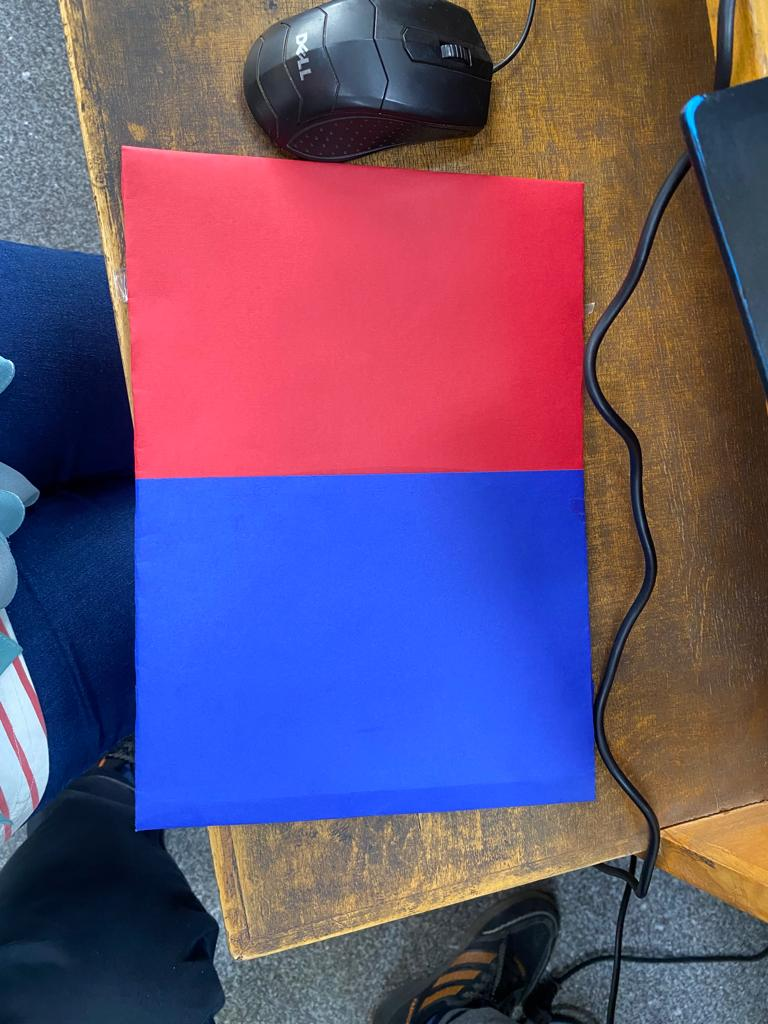
#> input picture src/WhatsApp Image 2023-04-12 at 2.58.23 PM (1).jpeg, 768 x 1024 px; its folder holds only this picture in this run
$ python -i pre.py   (imports and definitions only)
#> lines starting #> are read from the running program, lines starting #| are printed output that depends on the picture; after the words box and inside, x2 and y2 are one past the last pixel; in counts of white or black regions, pixels touching at a corner belong together
#> in process_image_file, org_image is the input picture: shape (1024, 768, 3); mean B, G, R 116.8, 82.4, 105.5
import cv2 as cv
import numpy as np
from skimage import measure
from matplotlib import pyplot as plt

from typing import Tuple, List

from utils import show_images

# Applies median filtering over given point
def median_filter(img: np.ndarray,
                  point: np.ndarray,
                  filter_size: int) -> List:
    indices = [[x, y]
               for x in range(point[1] - filter_size // 2, point[1] + filter_size // 2 + 1)
               for y in range(point[0] - filter_size // 2, point[0] + filter_size // 2 + 1)]

    indices = list(filter(lambda x: not (x[0] < 0 or x[1] < 0 or
                                         x[0] >= img.shape[0] or
                                         x[1] >= img.shape[1]), indices))

    pixel_values = [0, 0, 0]

    # Find the median of pixel values
    for channel in range(3):
        pixel_values[channel] = list(img[index[0], index[1], channel] for index in indices)
    pixel_values = list(np.median(pixel_values, axis=1))

    return pixel_values


# Applies median filtering on given contour pixels, the filter size is adjustable
def edge_median_filter(img: np.ndarray,
                       contours_list: tuple,
                       filter_size: int = 7) -> np.ndarray:
    temp_img = np.copy(img)

    for partition in contours_list:
        for point in partition:
            temp_img[point[0][1]][point[0][0]] = median_filter(img,
                                                               point[0],
                                                               filter_size)

    return cv.cvtColor(temp_img, cv.COLOR_HSV2BGR)


# [58 lines left out: functions display_region, correct_region_lab, not called in this run]


def correct_region_bgr(org_img: np.ndarray,
                       shadow_clear_img: np.ndarray,
                       shadow_indices: np.ndarray,
                       non_shadow_indices: np.ndarray) -> np.ndarray:
    # Calculate average BGR values in current shadow region and non-shadow areas
    shadow_average_bgr = np.mean(org_img[shadow_indices[0], shadow_indices[1], :], axis=0)

    # Get the average BGR from border areas
    border_average_bgr = np.mean(org_img[non_shadow_indices[0], non_shadow_indices[1], :], axis=0)
    bgr_ratio = border_average_bgr / shadow_average_bgr

    # Adjust BGR
    shadow_clear_img[shadow_indices[0], shadow_indices[1]] = np.uint8(
        shadow_clear_img[shadow_indices[0],
                         shadow_indices[1]] * bgr_ratio)

    return shadow_clear_img
def process_regions(org_image: np.ndarray,
                    mask: np.ndarray,
                    lab_adjustment: bool,
                    shadow_dilation_kernel_size: int,
                    shadow_dilation_iteration: int,
                    shadow_size_threshold: int,
                    verbose: bool) -> np.ndarray:
    lab_img = cv.cvtColor(org_image, cv.COLOR_BGR2LAB)
    shadow_clear_img = np.copy(org_image)  # Used for constructing corrected image

    # We need connected components
    # Initialize the labels of the blobs in our binary image
    labels = measure.label(mask)

    non_shadow_kernel_size = (shadow_dilation_kernel_size, shadow_dilation_kernel_size)
    non_shadow_kernel = cv.getStructuringElement(cv.MORPH_ELLIPSE, non_shadow_kernel_size)

    CHANNEL_MAX = 255

    # Now, we will iterate over each label's pixels
    for label in np.unique(labels):
        if not label == 0:
            temp_filter = np.zeros(mask.shape, dtype="uint8")
            temp_filter[labels == label] = CHANNEL_MAX

            # Only consider blobs with size above threshold
            if cv.countNonZero(temp_filter) >= shadow_size_threshold:
                shadow_indices = np.where(temp_filter == CHANNEL_MAX)

                non_shadow_temp_filter = cv.dilate(temp_filter, non_shadow_kernel,
                                                   iterations=shadow_dilation_iteration)

                # Get the new set of indices and remove shadow indices from them
                non_shadow_temp_filter = cv.bitwise_xor(non_shadow_temp_filter, temp_filter)
                non_shadow_indices = np.where(non_shadow_temp_filter == CHANNEL_MAX)

                # Contours are used for extracting the edges of the current shadow region
                contours, hierarchy = cv.findContours(temp_filter, cv.RETR_TREE, cv.CHAIN_APPROX_SIMPLE)

                if lab_adjustment:
                    shadow_clear_img = correct_region_lab(lab_img, shadow_clear_img,
                                                          shadow_indices, non_shadow_indices)
                else:
                    shadow_clear_img = correct_region_bgr(org_image, shadow_clear_img,
                                                          shadow_indices, non_shadow_indices)

                # Then apply median filtering over edges to smooth them
                # At least on the images I tried, this doesn't work as intended.
                # It is possible that this is the result of using a high frequency image only

                # Image is converted to HSV before filtering, as BGR components of the image
                # is more interconnected, therefore filtering each channel independently wouldn't be correct
                shadow_clear_img = edge_median_filter(cv.cvtColor(shadow_clear_img, cv.COLOR_BGR2HSV),
                                                      contours)
                if verbose:
                    display_region(org_image, shadow_clear_img, label, temp_filter, contours)

    return shadow_clear_img

def calculate_mask(org_image: np.ndarray,
                   ab_threshold: int,
                   region_adjustment_kernel_size: int) -> np.ndarray:
#> called with ab_threshold = 256, region_adjustment_kernel_size = 10
    lab_img = cv.cvtColor(org_image, cv.COLOR_BGR2LAB)
#> lab_img: shape (1024, 768, 3); mean of channels 0, 1, 2 104.5, 150.5, 116.9

    # Convert the L,A,B from 0 to 255 to 0 - 100 and -128 - 127 and -128 - 127 respectively
    l_range = (0, 100)
    ab_range = (-128, 127)

    lab_img = lab_img.astype('int16')
#> lab_img: shape (1024, 768, 3) int16; mean of channels 0, 1, 2 104.5, 150.5, 116.9
    lab_img[:, :, 0] = lab_img[:, :, 0] * l_range[1] / 255
#> lab_img: shape (1024, 768, 3) int16; mean of channels 0, 1, 2 40.5, 150.5, 116.9
    lab_img[:, :, 1] += ab_range[0]
#> lab_img: shape (1024, 768, 3) int16; mean of channels 0, 1, 2 40.5, 22.5, 116.9
    lab_img[:, :, 2] += ab_range[0]
#> lab_img: shape (1024, 768, 3) int16; mean of channels 0, 1, 2 40.5, 22.5, -11.1

    # Calculate the mean values of L, A and B across all pixels
    means = [np.mean(lab_img[:, :, i]) for i in range(3)]
#> means = [40.48, 22.45, -11.1]
    thresholds = [means[i] - (np.std(lab_img[:, :, i]) / 3) for i in range(3)]
#> thresholds = [34.52, 14.23, -24.4]

    # Apply threshold using only L
    if sum(means[1:]) <= ab_threshold:
        mask = cv.inRange(lab_img, (l_range[0], ab_range[0], ab_range[0]),
                                   (thresholds[0], ab_range[1], ab_range[1]))
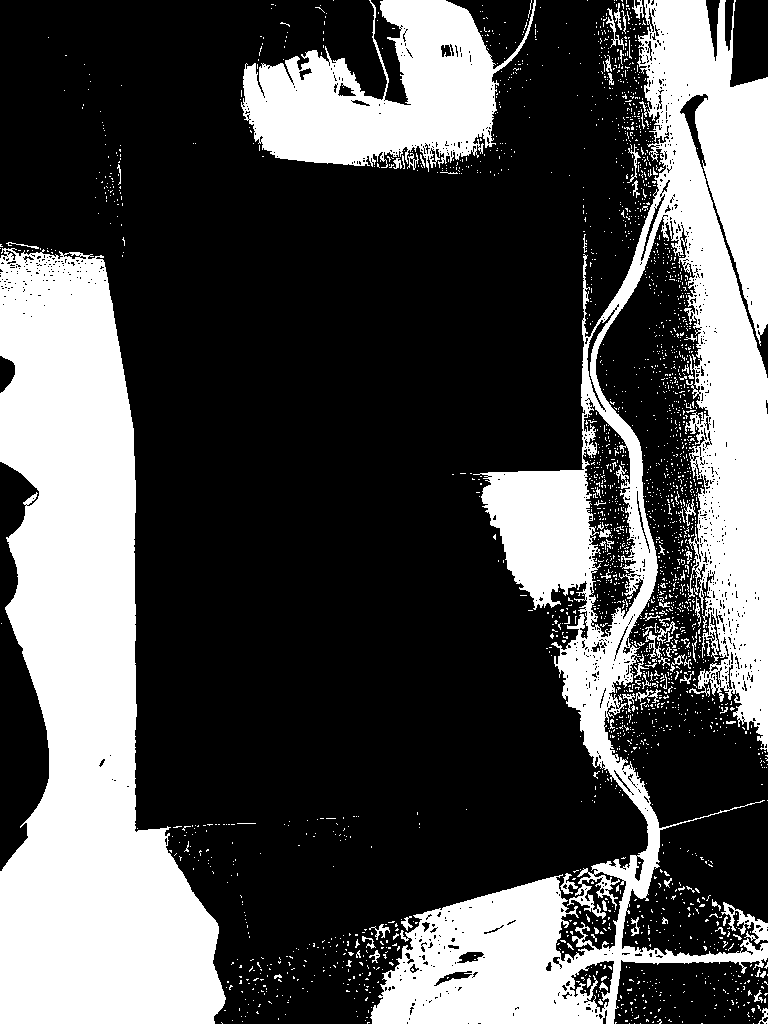
#> mask: shape (1024, 768); 31.7% white; 2452 white regions (2368 under 20 px), largest, box (x1, y1, x2, y2) and area: (370, 0, 768, 1024) 108423, (0, 248, 226, 1024) 102704, (241, 0, 536, 172) 26729
    else:  # Else, also consider B channel
        mask = cv.inRange(lab_img, (l_range[0], ab_range[0], ab_range[0]),
                                   (thresholds[0], ab_range[1], thresholds[2]))

    kernel_size = (region_adjustment_kernel_size, region_adjustment_kernel_size)
    kernel = cv.getStructuringElement(cv.MORPH_ELLIPSE, kernel_size)
    cv.morphologyEx(mask, cv.MORPH_CLOSE, kernel, mask)
    cv.morphologyEx(mask, cv.MORPH_OPEN, kernel, mask)
#> mask: shape (1024, 768); 38.9% white; 11 white regions, largest, box (x1, y1, x2, y2) and area: (334, 0, 768, 1024) 164402, (0, 244, 229, 1024) 104578, (243, 0, 525, 175) 30522

    return mask

def remove_shadows(org_image: np.ndarray,
                   ab_threshold: int,
                   lab_adjustment: bool,
                   region_adjustment_kernel_size: int,
                   shadow_dilation_iteration: int,
                   shadow_dilation_kernel_size: int,
                   shadow_size_threshold: int,
                   verbose: bool) -> Tuple[np.ndarray, np.ndarray]:
    mask = calculate_mask(org_image,
                          ab_threshold,
                          region_adjustment_kernel_size)

    shadow_clear_img = process_regions(org_image,
                                       mask,
                                       lab_adjustment,
                                       shadow_dilation_kernel_size,
                                       shadow_dilation_iteration,
                                       shadow_size_threshold,
                                       verbose)
#> in process_regions, `labels = measure.label(mask)`:
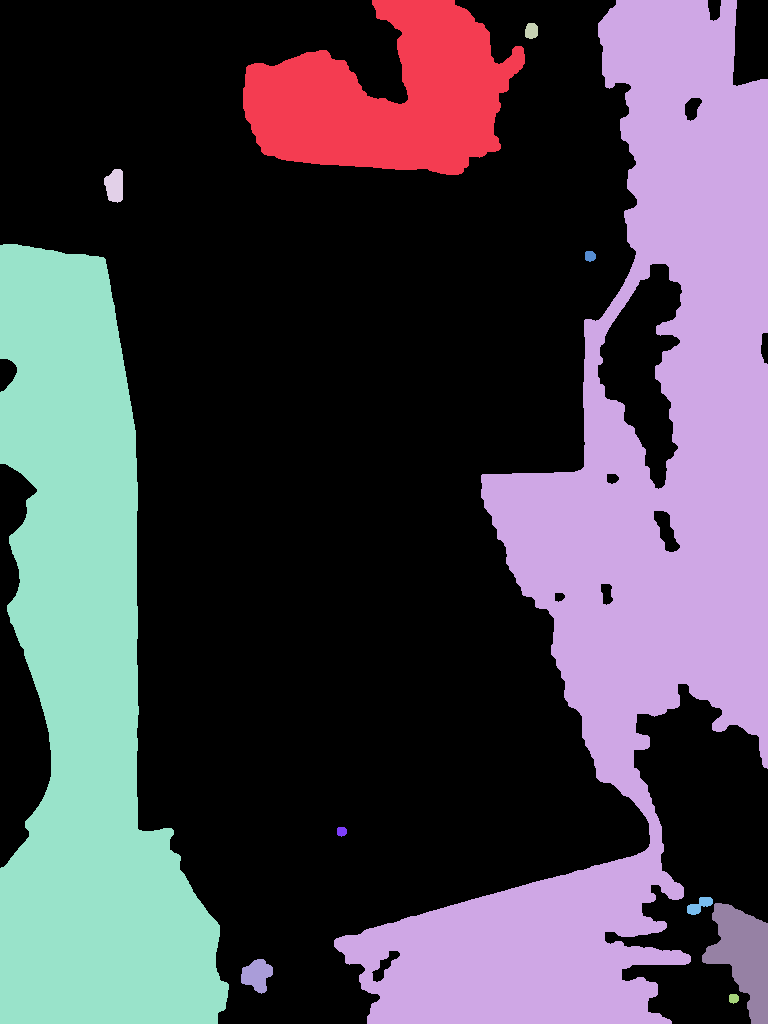
#> labels: shape (1024, 768) int64; 12 distinct labels, from 0 to 11; one colour per label, 0 black
#> the loop in process_regions, `for label in np.unique(labels):` made 12 passes
#> pass 2, in process_regions, `shadow_clear_img = correct_region_bgr(org_image, shadow_clear_img, sha..`:
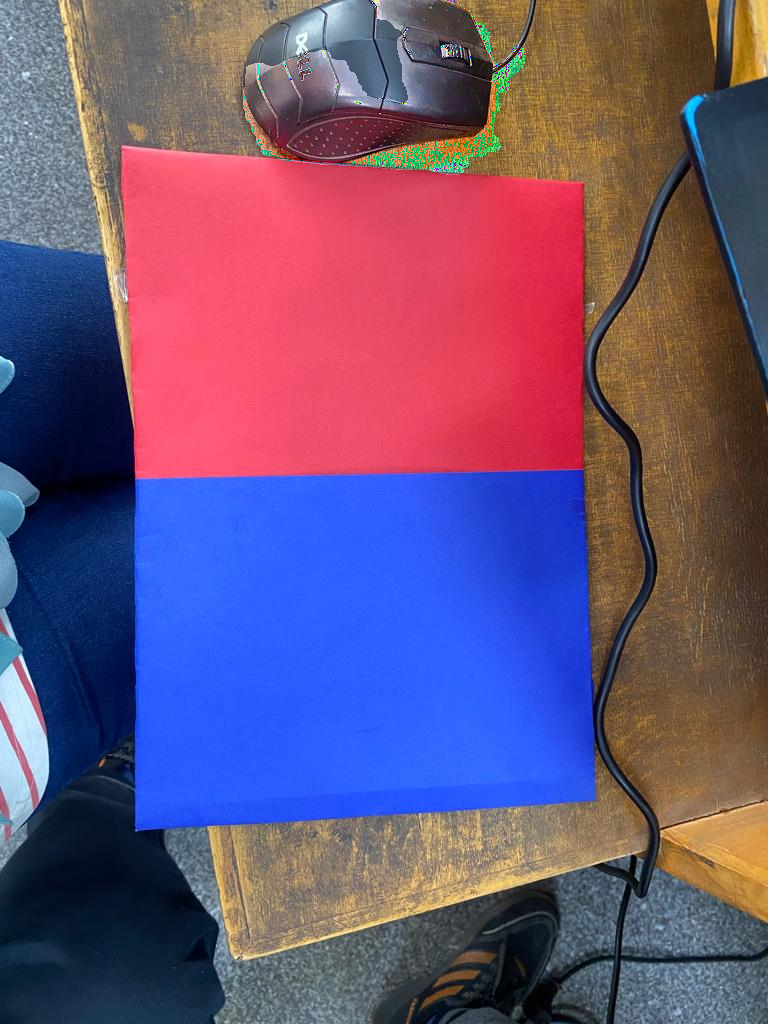
#> shadow_clear_img: shape (1024, 768, 3); 3.88% of pixels changed, all inside (x1, y1, x2, y2) = (243, 0, 525, 175)
#> after the loop in process_regions, `for label in np.unique(labels):`:
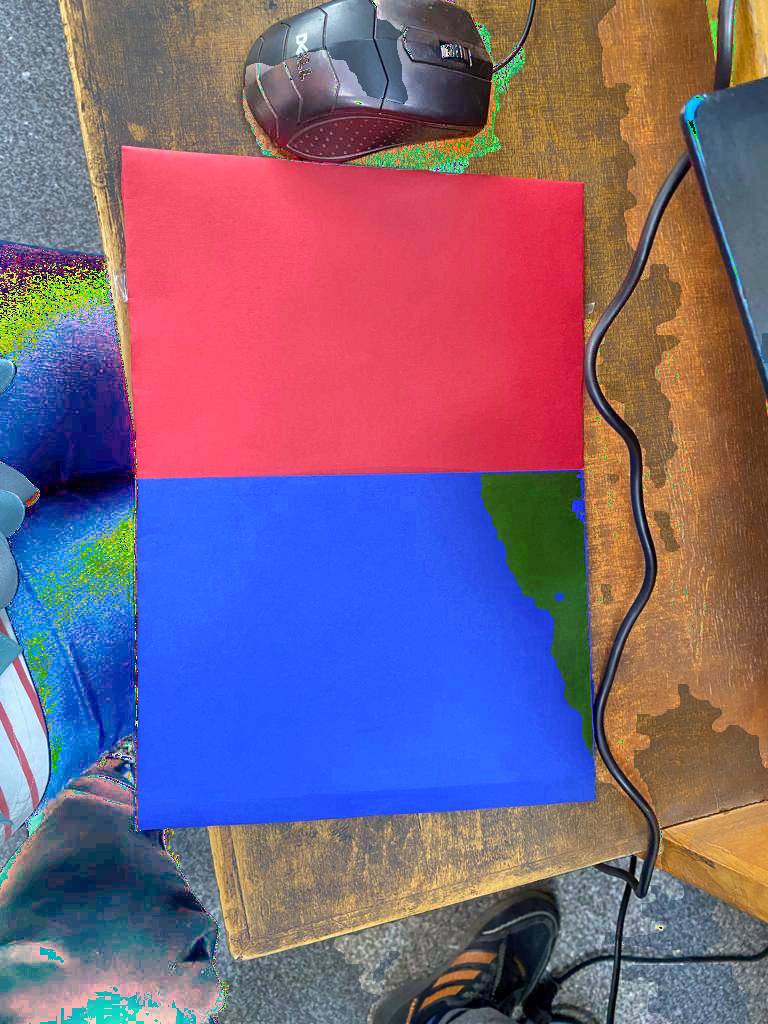
#> shadow_clear_img: shape (1024, 768, 3); mean B, G, R 127.2, 99.4, 123.8
#> after the loop in process_regions, `for label in np.unique(labels):`:
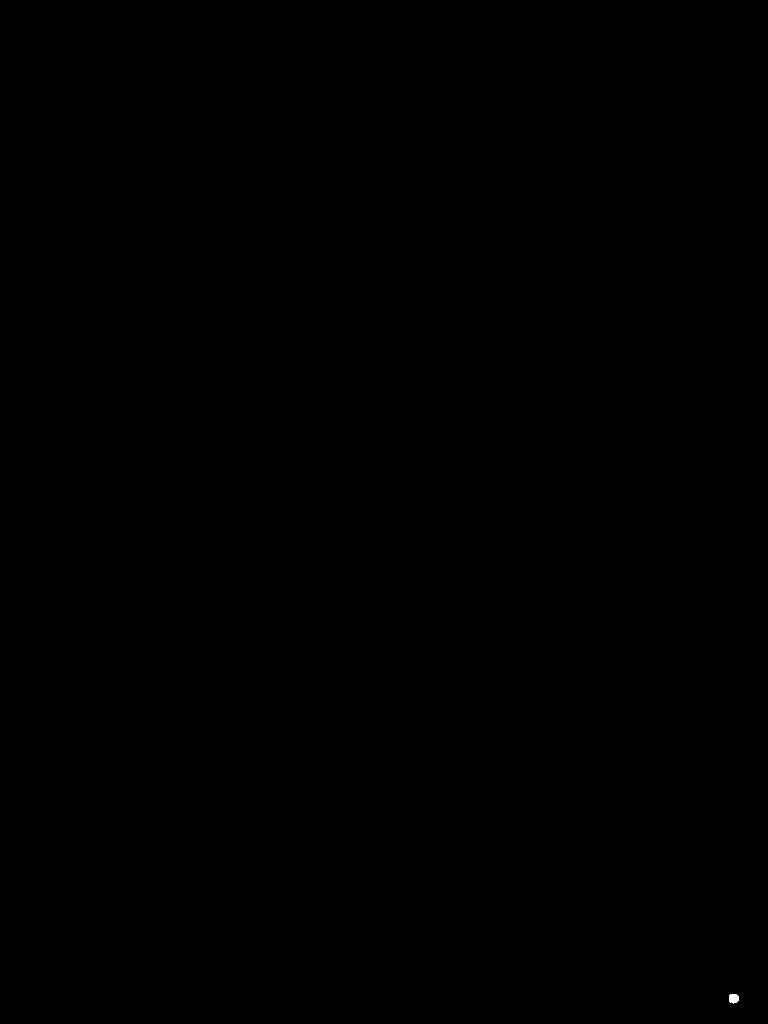
#> temp_filter: shape (1024, 768); 0.01% white; 1 white region, box (x1, y1, x2, y2) and area: (729, 994, 739, 1004) 83

    mask = cv.cvtColor(mask, cv.COLOR_GRAY2RGB)

    return shadow_clear_img, mask

def process_image_file(img_name: str,
                       save: bool = False,
                       ab_threshold: int = 256,
                       lab_adjustment: bool = False,
                       region_adjustment_kernel_size: int = 10,
                       shadow_dilation_kernel_size: int = 5,
                       shadow_dilation_iteration: int = 3,
                       shadow_size_threshold: int = 2500,
                       verbose: bool = False) -> Tuple[np.ndarray, np.ndarray, np.ndarray]:
    org_image = cv.imread(img_name)
    print("Read the image {}".format(img_name))

    shadow_clear, mask = remove_shadows(org_image,
                                        ab_threshold,
                                        lab_adjustment,
                                        region_adjustment_kernel_size,
                                        shadow_dilation_iteration,
                                        shadow_dilation_kernel_size,
                                        shadow_size_threshold,
                                        verbose=verbose)

    # show_images([org_image,shadow_clear,mask],['org_image','shadow_clear','mask'])
    # return None

    _, axes = plt.subplots(1, 3)
    ax = axes.ravel()

    plt.title("Final Results")

    ax[0].imshow(cv.cvtColor(org_image, cv.COLOR_BGR2RGB))
    ax[0].set_title("Original Image")

    ax[1].imshow(cv.cvtColor(mask, cv.COLOR_BGR2RGB))
    ax[1].set_title("Shadow Regions")

    ax[2].imshow(cv.cvtColor(shadow_clear, cv.COLOR_BGR2RGB))
    ax[2].set_title("Corrected Image")

    plt.tight_layout()
    plt.show()
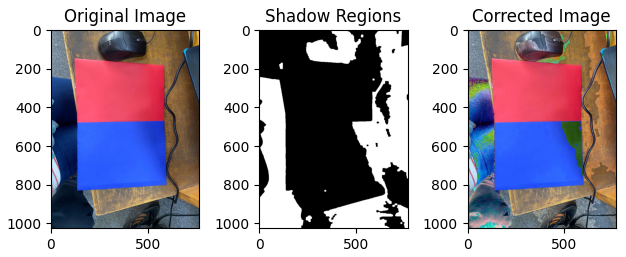
#> figure drawn by matplotlib, 3 panels

    if save:
        f_name = img_name[:img_name.index(".")] + "_shadowClear" + img_name[img_name.index("."):]
        # cv.imwrite('D:\Hand-Gesture-Recognition\src/shadow.jpg', shadow_clear)
        show_images([cv.cvtColor(shadow_clear, cv.COLOR_BGR2RGB)],['res'])
        print("Saved result as " + f_name)

    return org_image, mask, shadow_clear

>>> result = process_image_file('../WhatsApp Image 2023-04-12 at 2.58.23 PM (1).jpeg')
